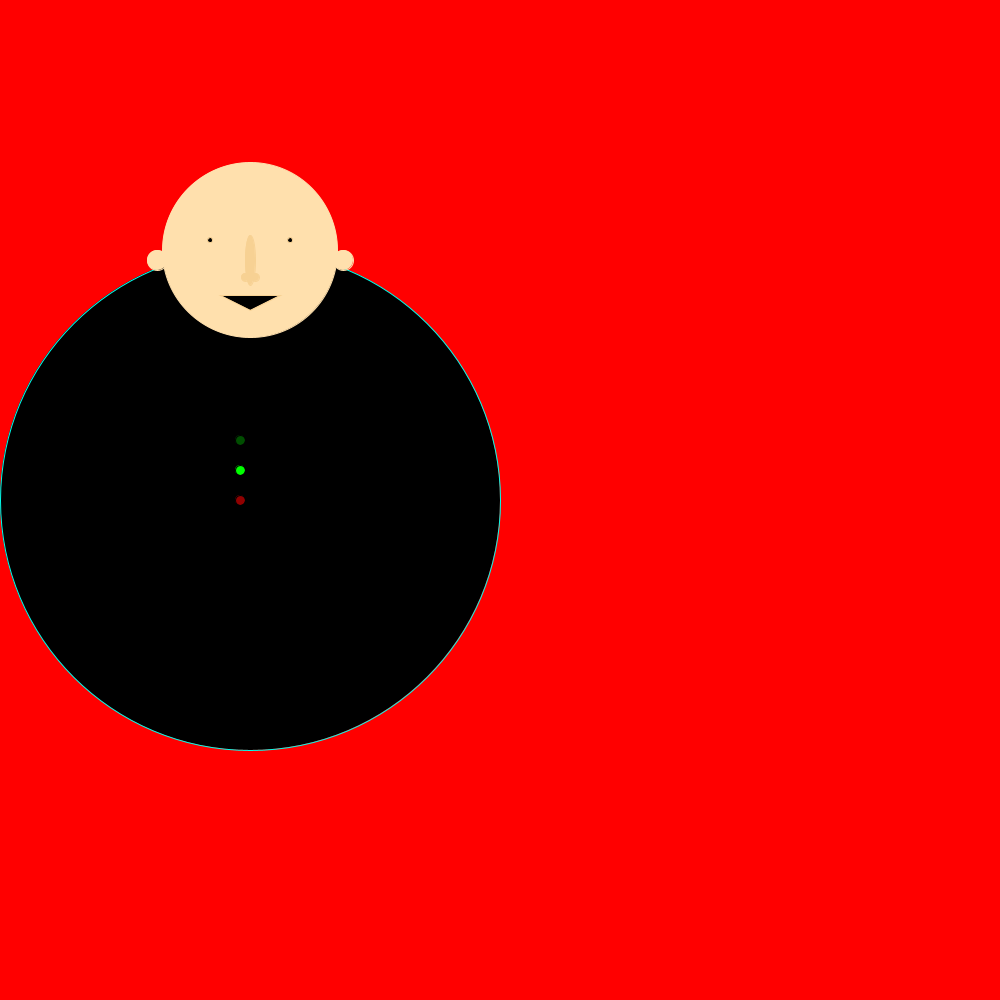
Frame 1 (no input)
Frame 60 (the mouse pressed at the canvas centre just before this capture): identical to frame 1, image omitted
Frame 120 (the mouse held since frame 60 and released just before this capture): blank canvas, image omitted

The Processing sketch that drew this single still picture (run headless with seeded random() and noise(); from frame 60 on, the mouse is pressed at the canvas centre):

// Processing sketch: processing_155869
// ── processing_155869.pde

float radius;
int value;
int valueB;
color myColor;

void setup() {

  size(1000, 1000);
  frameRate(12);
}

void draw() {
  
 rotate(mouseX);




  background(255, mouseX, mouseY);

  //body
  fill(mouseY, mouseX, mouseX);
  stroke(0, 255, 236);
  ellipse(250, 500, 500, 500);
  stroke(0, 0, 0);
  //buttons
  line(250, 250, 250, 600);
  fill(mouseX, mouseX, mouseY);
  ellipse(240, 350, 10, 10);
  fill(mouseY, mouseX, mouseY);
  ellipse(240, 380, 10, 10);
  fill(mouseX, mouseY, mouseY);
  ellipse(240, 410, 10, 10);
  fill(mouseX, 78, mouseY);
  ellipse(240, 440, 10, 10);
  fill(mouseY, 255, mouseY);
  ellipse(240, 470, 10, 10);
  fill(145, mouseX, mouseY);
  ellipse(240, 500, 10, 10);

  //headandears
  fill(255, 224, 173);
  stroke(255, 224, 173);
  ellipse(250, 250, 175, 175);
  ellipse(157, 260, 20, 20);
  ellipse(343, 260, 20, 20);

  //nose
  fill(247, 209, 147);
  stroke(247, 209, 147);
  ellipse(250, 260, 10, 50);
  ellipse(245, 277, 8, 8);
  ellipse(255, 277, 8, 8);

  //mouth
  fill(0, 0, 0);
  triangle(220, 295, 280, 295, 250, 310);

  //eye
  fill(value);
  ellipse(210, 220, radius, radius);
fill(valueB);
  ellipse(290, 220, radius, radius);
  fill(0, 0, 0);
  ellipse(210, 240, 5, 5);
  ellipse(290, 240, 5, 5);
}

void mouseReleased() { 

  if (value == #FFFFFF) {
    value =#FFA2C9;
  } else {
    value = #FFFFFF;

    if (valueB == #FFFFFF) {
      valueB =#A2FFFA;
    } else {
      valueB = #FFFFFF;

      if (radius == 50) {
        radius =200 ;
      } else {

        radius=50;
      }
    }
  }
}
